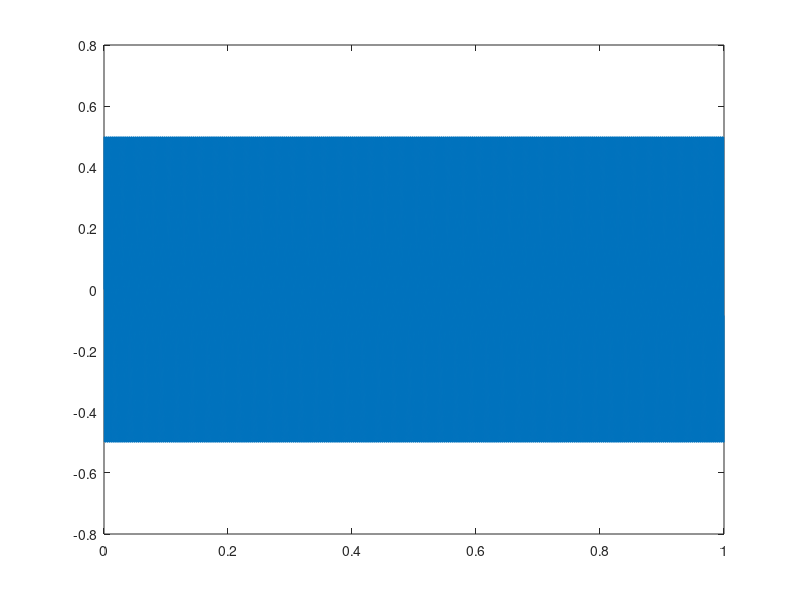

This chart was generated by the following MATLAB code:
Amp=0.5;
f=1200;
fs = 44100;
ts= 1/fs;
t = 0:1/fs:(1-ts);
sig = Amp*sin(2*pi*f*t);
sound(sig,fs);
plot(t,sig);
% audiowrite('sine1.wav',sig,fs);
